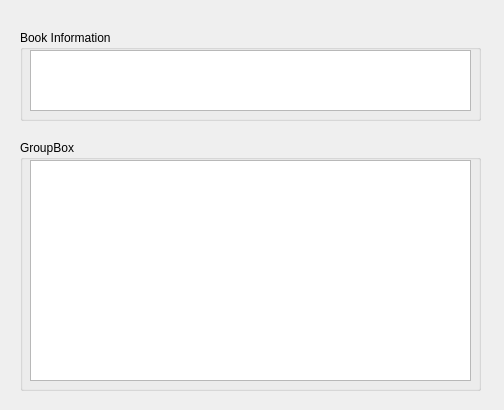
<?xml version="1.0" encoding="UTF-8"?>
<ui version="4.0">
 <class>BookInfo</class>
 <widget class="QDialog" name="BookInfo">
  <property name="geometry">
   <rect>
    <x>0</x>
    <y>0</y>
    <width>504</width>
    <height>410</height>
   </rect>
  </property>
  <property name="windowTitle">
   <string>Dialog</string>
  </property>
  <widget class="QGroupBox" name="groupBox">
   <property name="geometry">
    <rect>
     <x>20</x>
     <y>30</y>
     <width>461</width>
     <height>91</height>
    </rect>
   </property>
   <property name="title">
    <string>Book Information</string>
   </property>
   <widget class="QTableView" name="tableView">
    <property name="geometry">
     <rect>
      <x>10</x>
      <y>20</y>
      <width>441</width>
      <height>61</height>
     </rect>
    </property>
   </widget>
  </widget>
  <widget class="QGroupBox" name="groupBox_2">
   <property name="geometry">
    <rect>
     <x>20</x>
     <y>140</y>
     <width>461</width>
     <height>251</height>
    </rect>
   </property>
   <property name="title">
    <string>GroupBox</string>
   </property>
   <widget class="QTableView" name="tableView_2">
    <property name="geometry">
     <rect>
      <x>10</x>
      <y>20</y>
      <width>441</width>
      <height>221</height>
     </rect>
    </property>
   </widget>
  </widget>
 </widget>
 <resources/>
 <connections/>
</ui>
